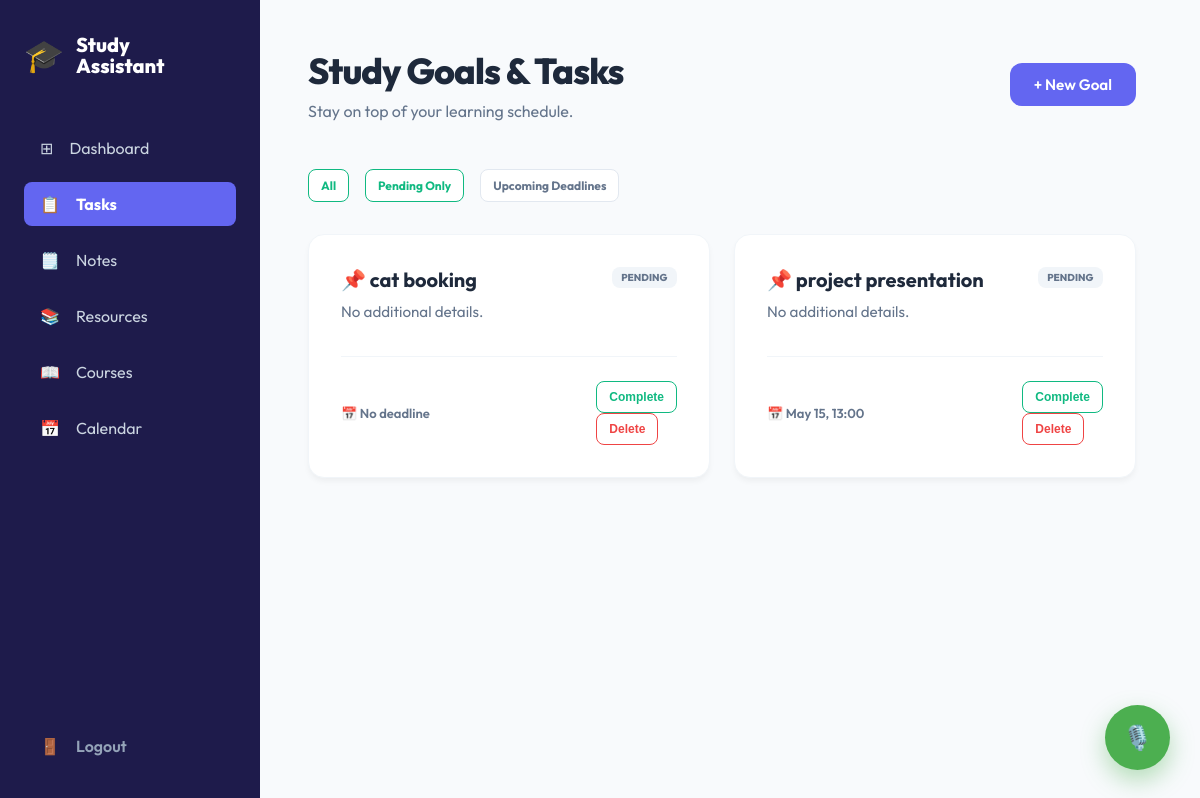
Page /tasks/pending (signed in) on the committed database.
### backend/models.py (models this page shows)
class Task(db.Model):
    __tablename__ = 'tasks'
    id = db.Column(db.Integer, primary_key=True)
    user_id = db.Column(db.Integer, db.ForeignKey('users.id'), nullable=False)
    title = db.Column(db.String(200), nullable=False)
    description = db.Column(db.Text, nullable=True)
    deadline = db.Column(db.DateTime, nullable=True)
    status = db.Column(db.String(20), default='pending') # pending, completed, in-progress
    created_at = db.Column(db.DateTime, default=datetime.utcnow)

### backend/tasks_routes.py (the view)
@tasks_bp.route('/tasks/pending')
@login_required
def pending_tasks():
    user_id = session['user_id']
    tasks = Task.query.filter_by(user_id=user_id, status='pending').order_by(Task.deadline.asc()).all()
    return render_template('tasks.html', tasks=tasks, show_all=False)

### backend/tasks_routes.py (called while the page is built)
def login_required(f):
    @wraps(f)
    def decorated_function(*args, **kwargs):
        token = request.headers.get('X-Assistant-Token')
        if token == 'SMART-STUDY-2026':
            if 'user_id' not in session:
                session['user_id'] = 1  # Default to user 1 for assistant
            return f(*args, **kwargs)
        if 'user_id' not in session:
            flash('Please log in to manage your tasks.', 'error')
            return redirect(url_for('auth.login_page'))
        return f(*args, **kwargs)
    return decorated_function

@tasks_bp.context_processor
def inject_now():
    return {'now': datetime.now(), 'timedelta': timedelta}

### templates/tasks.html (shortened to what this page needs)
<!DOCTYPE html>
<html lang="en">
<head>
    <link rel="stylesheet" href="{{ url_for('static', filename='style.css') }}">
    <link rel="stylesheet" href="{{ url_for('static', filename='dashboard.css') }}">
    <link rel="stylesheet" href="{{ url_for('static', filename='tasks.css') }}">
    <link rel="stylesheet" href="{{ url_for('static', filename='voice_assistant.css') }}">
</head>
<body style="display: flex;">
    <aside class="sidebar">
        <div class="logo">
            <span style="font-size: 2rem;">🎓</span>
            <div>
                <p style="font-weight: 800; font-size: 1.25rem;">Study</p>
                <p style="font-weight: 800; font-size: 1.25rem; margin-top: -0.25rem;">Assistant</p>
            </div>
        </div>
        <ul class="nav-links">
            <li><a href="{{ url_for('dashboard.dashboard_view') }}"><span>⊞</span> Dashboard</a></li>
            <li><a href="{{ url_for('tasks.list_tasks') }}" class="active"><span>📋</span> Tasks</a></li>
            <li><a href="{{ url_for('notes.list_notes') }}"><span>🗒️</span> Notes</a></li>
            <li><a href="{{ url_for('resources.list_resources') }}"><span>📚</span> Resources</a></li>
            <li><a href="{{ url_for('courses.manager_view') }}"><span>📖</span> Courses</a></li>
            <li><a href="{{ url_for('calendar.calendar_view') }}"><span>📅</span> Calendar</a></li>
        </ul>
        <div class="logout">
            <a href="{{ url_for('auth.logout') }}" style="color: #94a3b8; font-weight: 600; text-decoration: none; padding: 0.75rem 1rem; display: flex; align-items: center; gap: 1rem;"><span>🚪</span> Logout</a>
        </div>
    </aside>
    <main class="main-dashboard">
        <header style="display: flex; justify-content: space-between; align-items: center; margin-bottom: 3rem;">
            <div>
                <h1>Study Goals & Tasks</h1>
                <p class="subtitle" style="text-align: left; margin-bottom: 0;">Stay on top of your learning schedule.</p>
            </div>
            <button onclick="document.getElementById('addTaskModal').style.display = 'flex'" class="btn" style="width: auto; padding: 0.75rem 1.5rem; margin-top:0;">+ New Goal</button>
        </header>
        <div style="display: flex; gap: 1rem; margin-bottom: 2rem;">
            <a href="{{ url_for('tasks.list_tasks') }}" class="btn-sm {% if not filter %}btn-complete{% endif %}" style="text-decoration: none;"> All </a>
            <a href="{{ url_for('tasks.pending_tasks') }}" class="btn-sm {% if show_all == False %}btn-complete{% endif %}" style="text-decoration: none;"> Pending Only </a>
            <a href="{{ url_for('tasks.upcoming_tasks') }}" class="btn-sm {% if filter == 'upcoming' %}btn-complete{% endif %}" style="text-decoration: none;"> Upcoming Deadlines </a>
        </div>
        <section class="tasks-grid">
            {% for task in tasks %}
            {% set is_overdue = task.deadline and task.deadline < now and task.status == 'pending' %}
            <article class="task-card {% if is_overdue %}task-overdue{% elif is_urgent %}task-urgent{% endif %} {% if task.status == 'completed' %}task-completed{% endif %}">
                <span class="status-badge status-{{ task.status }} {% if is_overdue %}status-overdue{% elif is_urgent %}status-urgent{% endif %}">
                    {% if is_overdue %}Overdue{% else %}{{ task.status }}{% endif %}
                </span>
                <h3>📌 {{ task.title }}</h3>
                <p>{{ task.description or "No additional details." }}</p>
                <footer class="task-footer">
                    <span class="deadline">
                        📅 {{ task.deadline.strftime('%B %d, %H:%M') if task.deadline else "No deadline" }}
                    </span>
                    <div class="actions">
                        {% if task.status == 'pending' %}
                        <form action="{{ url_for('tasks.complete_task', id=task.id) }}" method="POST">
                            <button type="submit" class="btn-sm btn-complete">Complete</button>
                        </form>
                        {% endif %}
                        <form action="{{ url_for('tasks.delete_task', id=task.id) }}" method="POST">
                            <button type="submit" class="btn-sm btn-delete" onclick="return confirm('Remove task?')">Delete</button>
                        </form>
                    </div>
                </footer>
            </article>
            {% else %}
            <div style="grid-column: 1/-1; text-align: center; padding: 4rem; background: rgba(255,255,255,0.05); border-radius: 1.5rem; color: var(--text-dim);">
                <h2>Perfectly Planned!</h2>
                <p>No study tasks found here. Take a break or add a new goal.</p>
            </div>
            {% endfor %}
        </section>
    </main>
</body>
</html>

### static/style.css (style rules this page uses)
:root { --primary-color: #6366f1; --sidebar-bg: #1e1b4b; --main-bg: #f8fafc; --card-bg: #ffffff; --text-main: #1e293b; --text-dim: #64748b; --border-color: #f1f5f9; }
* { margin: 0; padding: 0; box-sizing: border-box; }
body { font-family: 'Outfit', sans-serif; background-color: var(--main-bg); color: var(--text-main); display: flex; min-height: 100vh; margin: 0; }
.subtitle { color: #64748b; text-align: center; margin-bottom: 2.5rem; font-size: 1rem; }
.sidebar { width: 260px; background-color: var(--sidebar-bg); color: white; height: 100vh; position: fixed; padding: 2rem 1.5rem; display: flex; flex-direction: column; z-index: 100; }
.logo { font-size: 1.5rem; font-weight: 800; margin-bottom: 3rem; display: flex; align-items: center; gap: 0.75rem; }
.nav-links { list-style: none; flex-grow: 1; }
.nav-links li { margin-bottom: 0.75rem; }
.nav-links a { color: #cbd5e1; text-decoration: none; display: flex; align-items: center; padding: 0.75rem 1rem; border-radius: 0.5rem; gap: 1rem; transition: all 0.2s; }
.nav-links a.active { background: #6366f1; color: white !important; font-weight: 700; }
.logout { margin-top: auto; }
.main-dashboard { flex-grow: 1; margin-left: 260px; padding: 3rem 4rem 3rem 3rem; max-width: 1800px; width: calc(100% - 260px); }
h1 { font-size: 2.25rem; font-weight: 800; color: #1e293b; margin-bottom: 0.5rem; letter-spacing: -0.025em; }
.subtitle { color: #64748b; font-size: 1rem; margin-bottom: 3rem; }
.btn { background: var(--primary-color); color: white; padding: 0.75rem 1.25rem; border: none; border-radius: 0.75rem; cursor: pointer; font-weight: 600; font-size: 0.95rem; transition: all 0.2s; font-family: inherit; display: inline-flex; align-items: center; justify-content: center; }

### static/tasks.css (style rules this page uses)
.tasks-grid { display: grid; grid-template-columns: repeat(auto-fill, minmax(320px, 1fr)); gap: 1.5rem; }
.task-card { background: white; border-radius: 1rem; padding: 2rem; box-shadow: 0 4px 6px -1px rgba(0, 0, 0, 0.05); border: 1px solid var(--border-color, #e2e8f0); position: relative; transition: all 0.3s cubic-bezier(0.4, 0, 0.2, 1); }
.task-card h3 { font-size: 1.25rem; margin-bottom: 0.5rem; color: var(--text-main); }
.task-card p { color: var(--text-dim); font-size: 0.95rem; line-height: 1.6; margin-bottom: 2rem; }
.status-badge { position: absolute; top: 2rem; right: 2rem; font-size: 0.625rem; text-transform: uppercase; font-weight: 800; padding: 0.25rem 0.6rem; border-radius: 0.5rem; background: #f1f5f9; color: #64748b; }
.status-pending { color: #64748b; }
.task-footer { display: flex; justify-content: space-between; align-items: center; border-top: 1px solid var(--border-color, #e2e8f0); padding-top: 1.5rem; }
.deadline { font-size: 0.8125rem; font-weight: 600; color: var(--text-dim); }
.btn-sm { padding: 0.5rem 0.75rem; border-radius: 0.5rem; font-size: 0.75rem; font-weight: 700; cursor: pointer; border: 1px solid #e2e8f0; background: white; color: var(--text-dim); transition: all 0.2s; }
.btn-complete { border-color: #10b981; color: #10b981; }
.btn-delete { border-color: #ef4444; color: #ef4444; }

### rows in the picture
Task: status "PENDING", title "cat booking", description "No additional details.", deadline "No deadline"
Task: status "PENDING", title "project presentation", description "No additional details.", deadline "May 15, 13:00"
